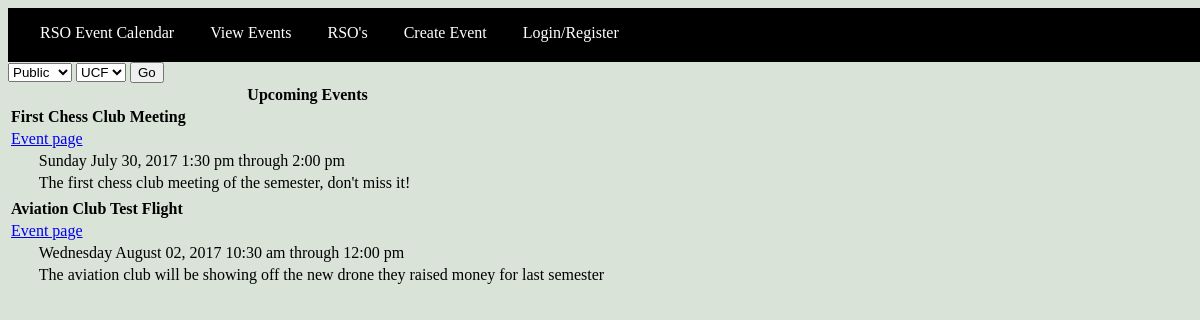
/php/populate_events.php, run on the app's committed database.
### tables this page shows
CREATE TABLE events(
        eid           VARCHAR(11)   NOT NULL,
        rso_id        INT           NOT NULL,
        name          VARCHAR(255)  NOT NULL,
        email         VARCHAR(255)  NOT NULL,
        type          VARCHAR(11)   NOT NULL,
        phone         VARCHAR(20)   NOT NULL,
        start_date    DATETIME      NOT NULL,
        end_date      DATETIME      NOT NULL,
        lid           INT           NOT NULL,
        description   TEXT          NOT NULL,
        approved      BOOLEAN               ,
        school_code   INT           NOT NULL,
        privacy       INT           NOT NULL,
        FOREIGN KEY (rso_id) REFERENCES rso (rso_id) ON DELETE CASCADE,
        FOREIGN KEY (lid) REFERENCES location (lid) ON DELETE CASCADE,
        FOREIGN KEY (school_code) REFERENCES university (school_code) ON DELETE CASCADE,
        PRIMARY KEY (eid)
);

### php/functions.php (called while the page is built, shortened)
<?php
$dbhost = 'localhost';
$dbname = 'event_db';
$dbuser = 'root';
$dbpass = '';
$con = mysqli_connect($dbhost, $dbuser, $dbpass, $dbname) or
  die(mysql_error());
function queryMysql($query)
{
  global $con;
  $result = mysqli_query($con, $query);
  return $result;
}
 ?>

### php/populate_events.php (the view)
<?php
require_once 'header.php';
$privacy = (int) (isset($_GET['privacy']) ? $_GET['privacy'] : 1);
$schoolSelect = (int) (isset($_GET['school']) ? $_GET['school'] : 1);
echo "<form method='get'>
        <select name='privacy' id='privacy'>
        <option value='1' selected='selected'> Public </option>
        <option value='2'> RSO </option>
        <option value='3'> Private </option></select>
        <select name='school' id='school'>
        <option value='1' selected='selected'>UCF</option>
        <option value='2'>UF</option>
        <option value='3'>FSU</option></select>
        <input type='submit' name='submit' value='Go'/></form>";
$sql = "SELECT
            a.name,
            a.start_date,
            a.end_date,
            a.description,
            a.eid,
            a.privacy,
            a.school_code
        FROM
            events a
        WHERE
            a.privacy = '$privacy' AND
            a.school_code = '$schoolSelect'";
$result = queryMysql($sql);
if ($result->num_rows > 0) {
    echo "<table>
            <tr>
            <th>Upcoming Events</th>
            </tr>";
    while($row = $result->fetch_assoc()) {
        $stime = strtotime($row['start_date']);
        $etime = strtotime($row['end_date']);
        echo "<tr><td><strong>" . $row["name"] . "</strong></td></tr>";
        echo "<tr><td><a href='event_page.php?eid=" . $row['eid'] ."'> Event page </a></td></tr>";
        echo "<tr><td class=indent>" . date('l F d, Y g:i a', $stime) . " through " . date('g:i a', $etime) . "</td></tr>";
        echo "<tr><td class=indent>" . $row["description"] . "</td></tr>";
        echo '<tr class="bordered"><td></td></tr>';
    }
    echo "</table>";
} else {
    echo "0 results, you may not be allowed to see any Private or RSO events";
}
?>
</body>
</html>

### css/home.css (style rules this page uses)
body { background-color: #d9e3d8; }

### php/header.php (style rules this page uses)
td.indent { padding-left: 1.8em }

### data on the page
events: name "First Chess Club Meeting", start_date "Sunday July 30, 2017 1:30 pm", end_date "2:00 pm", description "The first chess club meeting of the semester, don't miss it!"
events: name "Aviation Club Test Flight", start_date "Wednesday August 02, 2017 10:30 am", end_date "12:00 pm", description "The aviation club will be showing off the new drone they raised money for last semester"
